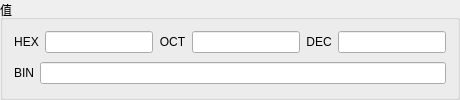
    <widget class="QGroupBox" name="groupBox_2">
     <property name="title">
      <string>值</string>
     </property>
     <layout class="QVBoxLayout" name="verticalLayout_2">
      <item>
       <layout class="QHBoxLayout" name="horizontalLayout_2">
        <item>
         <layout class="QFormLayout" name="formLayout">
          <item row="0" column="0">
           <widget class="QLabel" name="label">
            <property name="text">
             <string>HEX</string>
            </property>
            <property name="alignment">
             <set>Qt::AlignmentFlag::AlignCenter</set>
            </property>
           </widget>
          </item>
          <item row="0" column="1">
           <widget class="QLineEdit" name="le_value_hex"/>
          </item>
         </layout>
        </item>
        <item>
         <layout class="QFormLayout" name="formLayout_4">
          <item row="0" column="0">
           <widget class="QLabel" name="label_3">
            <property name="text">
             <string>OCT</string>
            </property>
            <property name="alignment">
             <set>Qt::AlignmentFlag::AlignCenter</set>
            </property>
           </widget>
          </item>
          <item row="0" column="1">
           <widget class="QLineEdit" name="le_value_oct"/>
          </item>
         </layout>
        </item>
        <item>
         <layout class="QFormLayout" name="formLayout_3">
          <item row="0" column="0">
           <widget class="QLabel" name="label_2">
            <property name="text">
             <string>DEC</string>
            </property>
            <property name="alignment">
             <set>Qt::AlignmentFlag::AlignCenter</set>
            </property>
           </widget>
          </item>
          <item row="0" column="1">
           <widget class="QLineEdit" name="le_value_dec"/>
          </item>
         </layout>
        </item>
       </layout>
      </item>
      <item>
       <layout class="QFormLayout" name="formLayout_2">
        <item row="0" column="0">
         <widget class="QLabel" name="label_4">
          <property name="text">
           <string>BIN</string>
          </property>
          <property name="alignment">
           <set>Qt::AlignmentFlag::AlignCenter</set>
          </property>
         </widget>
        </item>
        <item row="0" column="1">
         <widget class="QLineEdit" name="le_value_bin">
          <property name="minimumSize">
           <size>
            <width>0</width>
            <height>20</height>
           </size>
          </property>
         </widget>
        </item>
       </layout>
      </item>
     </layout>
    </widget>
